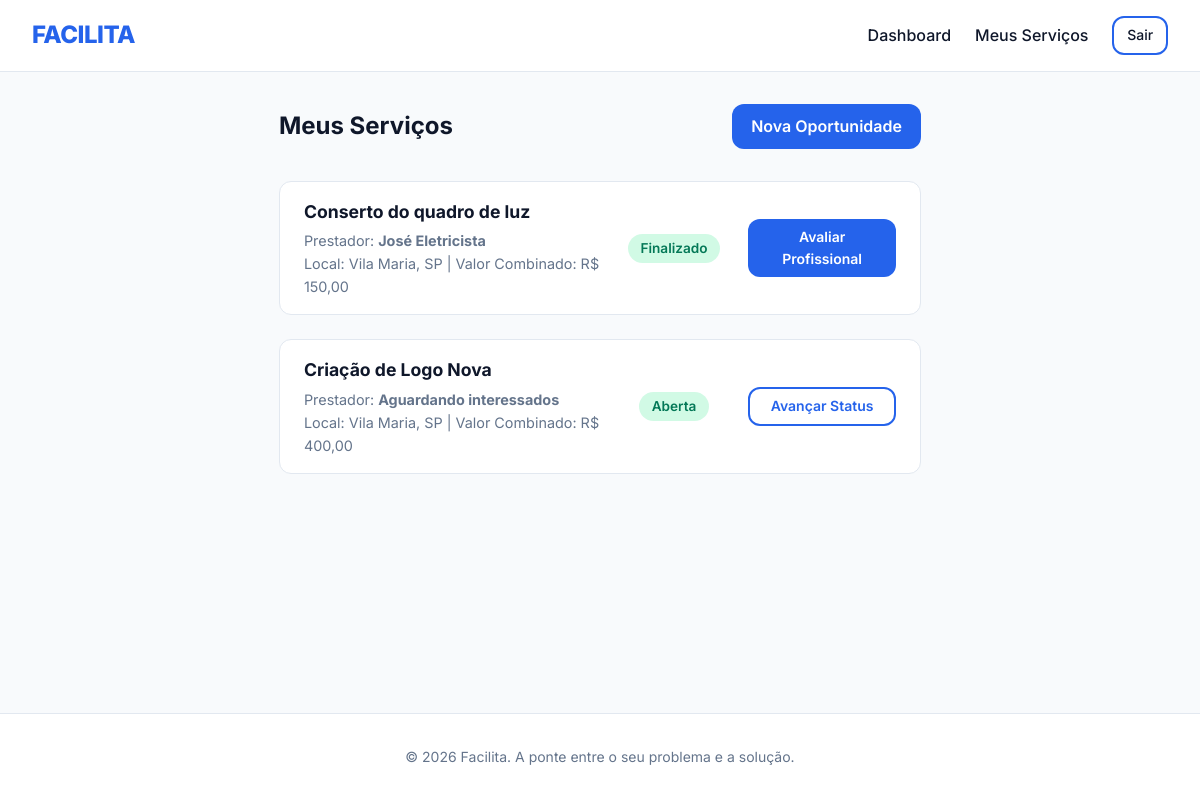
/my_services.php (signed in), run on the app's committed database.
### tables this page shows
CREATE TABLE IF NOT EXISTS services (
    id INT AUTO_INCREMENT PRIMARY KEY,
    client_id INT NOT NULL,
    provider_id INT NULL,
    title VARCHAR(255) NOT NULL,
    description TEXT,
    budget DECIMAL(10, 2),
    status ENUM('Aberta', 'Em negociação', 'Aguardando início', 'Em realização', 'Aguardando pagamento', 'Finalizado') DEFAULT 'Aberta',
    location_name VARCHAR(255),
    lat DECIMAL(10, 6) DEFAULT 0.000000,
    lng DECIMAL(10, 6) DEFAULT 0.000000,
    created_at TIMESTAMP DEFAULT CURRENT_TIMESTAMP,
    updated_at TIMESTAMP DEFAULT CURRENT_TIMESTAMP ON UPDATE CURRENT_TIMESTAMP,
    FOREIGN KEY (client_id) REFERENCES users(id) ON DELETE CASCADE,
    FOREIGN KEY (provider_id) REFERENCES users(id) ON DELETE SET NULL
);

CREATE TABLE IF NOT EXISTS users (
    id INT AUTO_INCREMENT PRIMARY KEY,
    nome VARCHAR(255) NOT NULL,
    email VARCHAR(255) NOT NULL UNIQUE,
    senha VARCHAR(255) NOT NULL,
    role ENUM('client', 'provider') NOT NULL,
    profile_picture VARCHAR(255) DEFAULT NULL,
    reset_token VARCHAR(255) DEFAULT NULL,
    reset_expires DATETIME DEFAULT NULL,
    created_at TIMESTAMP DEFAULT CURRENT_TIMESTAMP
);

### my_services.php (the view, shortened to what this page needs)
<?php
require_once "includes/db.php";
$user_id = $_SESSION['user_id'];
$role = $_SESSION['role'];
if ($role === 'client') {
    $stmt = $pdo->prepare("SELECT s.*, u.nome as other_party FROM services s LEFT JOIN users u ON s.provider_id = u.id WHERE s.client_id = ? ORDER BY s.created_at DESC");
} else {
    $stmt = $pdo->prepare("SELECT s.*, u.nome as other_party FROM services s JOIN users u ON s.client_id = u.id WHERE s.provider_id = ? ORDER BY s.created_at DESC");
}
$stmt->execute([$user_id]);
$services = $stmt->fetchAll();
require_once "includes/header.php";
?>
<div style="display: flex; justify-content: space-between; align-items: center; margin-bottom: 2rem;">
    <h2>Meus Serviços</h2>
    <?php if ($role === 'client'): ?>
        <a href="post_service.php" class="btn btn-primary">Nova Oportunidade</a>
    <?php endif; ?>
</div>
<div class="grid grid-cols-1">
    <?php foreach ($services as $s): ?>
        <?php
            $statusColors = [
                'Aberta' => 'badge-success',
                'Em negociação' => 'badge-warning',
                'Aguardando início' => 'badge-primary',
                'Em realização' => 'badge-warning',
                'Aguardando pagamento' => 'badge-primary',
                'Finalizado' => 'badge-success'
            ];
            $colorClass = $statusColors[$s['status']] ?? 'badge-primary';
        ?>
        <div class="data-card" style="flex-direction: row; align-items: center; justify-content: space-between; padding: 1rem 1.5rem;">
            <div style="flex: 2;">
                <h3 style="margin-bottom: 0.2rem; font-size: 1.1rem;"><?= htmlspecialchars($s['title']) ?></h3>
                <p style="font-size: 0.9rem; color: var(--text-muted);">
                    <?= $role === 'client' ? 'Prestador: ' : 'Cliente: ' ?>
                    <strong><?= htmlspecialchars($s['other_party'] ?? 'Aguardando interessados') ?></strong>
                </p>
                <p style="font-size: 0.9rem; color: var(--text-muted);">Local: <?= htmlspecialchars($s['location_name']) ?> | Valor Combinado: R$ <?= number_format($s['budget'], 2, ',', '.') ?></p>
            </div>
            <div style="flex: 1; text-align: center;">
                <span class="badge <?= $colorClass ?>" style="font-size: 0.85rem; padding: 0.4rem 0.8rem;"><?= htmlspecialchars($s['status']) ?></span>
            </div>
            <div style="flex: 1; text-align: right; display: flex; flex-direction: column; gap: 0.5rem;">
                <?php if ($s['status'] !== 'Finalizado'): ?>
                    <a href="update_status.php?id=<?= $s['id'] ?>&action=next" class="btn btn-outline btn-sm">Avançar Status</a>
                <?php endif; ?>
                <?php if ($s['status'] === 'Finalizado' && $role === 'client' && $s['provider_id']): ?>
                    <a href="profile.php?id=<?= $s['provider_id'] ?>" class="btn btn-primary btn-sm">Avaliar Profissional</a>
                <?php endif; ?>
            </div>
        </div>
    <?php endforeach; ?>
</div>
<?php require_once "includes/footer.php"; ?>

### assets/css/style.css (style rules this page uses)
:root { --primary: #2563eb; --primary-light: #60a5fa; --primary-dark: #1d4ed8; --secondary: #475569; --bg-color: #f8fafc; --card-bg: #ffffff; --text-main: #0f172a; --text-muted: #64748b; --border-color: #e2e8f0; --success: #10b981; --warning: #f59e0b; --danger: #ef4444; --transition: all 0.3s ease; --radius: 12px; }
* { margin: 0; padding: 0; box-sizing: border-box; }
body { font-family: 'Inter', -apple-system, BlinkMacSystemFont, "Segoe UI", Roboto, Helvetica, Arial, sans-serif; background-color: var(--bg-color); color: var(--text-main); line-height: 1.6; display: flex; flex-direction: column; min-height: 100vh; }
.btn { display: inline-block; padding: 0.6rem 1.2rem; border-radius: var(--radius); text-decoration: none; font-weight: 600; cursor: pointer; border: none; transition: var(--transition); text-align: center; }
.btn-primary { background-color: var(--primary); color: white; }
.btn-outline { background-color: transparent; border: 2px solid var(--primary); color: var(--primary); }
.btn-sm { padding: 0.4rem 0.8rem; font-size: 0.875rem; }
.grid { display: grid; gap: 1.5rem; }
.data-card { background: var(--card-bg); border: 1px solid var(--border-color); border-radius: var(--radius); padding: 1.5rem; transition: var(--transition); display: flex; flex-direction: column; }
.badge { padding: 0.3rem 0.6rem; border-radius: 20px; font-size: 0.75rem; font-weight: 600; }
.badge-success { background: #d1fae5; color: #047857; }

### data on the page
services: title "Conserto do quadro de luz", provider.nome "José Eletricista", location_name "Vila Maria, SP", budget "150,00", status "Finalizado"
services: title "Criação de Logo Nova", other_party "Aguardando interessados", location_name "Vila Maria, SP", budget "400,00", status "Aberta"
